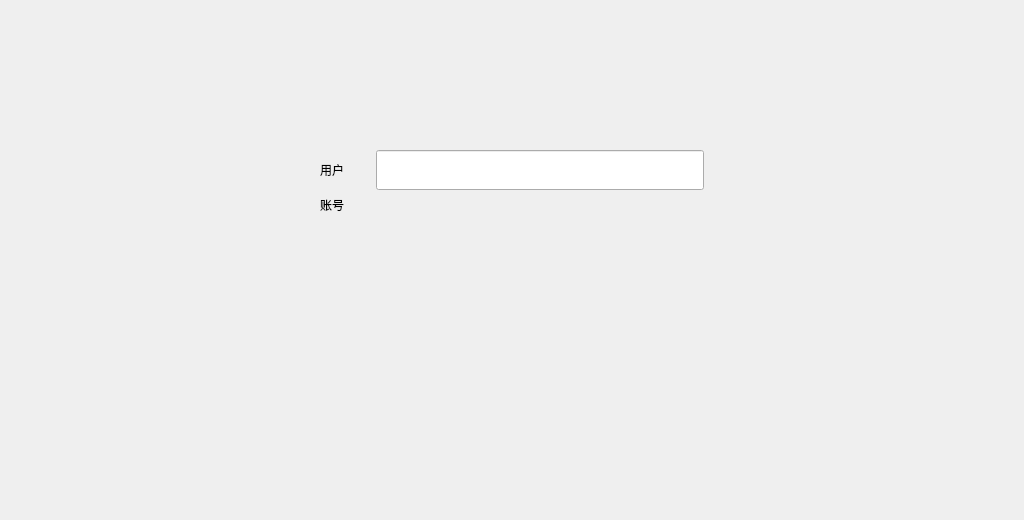
<?xml version="1.0" encoding="UTF-8"?>
<ui version="4.0">
 <class>FormLicense</class>
 <widget class="QWidget" name="FormLicense">
  <property name="geometry">
   <rect>
    <x>0</x>
    <y>0</y>
    <width>1024</width>
    <height>520</height>
   </rect>
  </property>
  <property name="windowTitle">
   <string>Form</string>
  </property>
  <property name="styleSheet">
   <string notr="true">QWidget #FormLicense{border-image: url(:/image/licenseBkg.png);}</string>
  </property>
  <layout class="QGridLayout" name="gridLayout">
   <property name="leftMargin">
    <number>320</number>
   </property>
   <property name="topMargin">
    <number>150</number>
   </property>
   <property name="rightMargin">
    <number>320</number>
   </property>
   <property name="bottomMargin">
    <number>80</number>
   </property>
   <item row="1" column="1">
    <widget class="QWidget" name="widget" native="true"/>
   </item>
   <item row="0" column="1">
    <widget class="QLineEdit" name="lineEdit">
     <property name="minimumSize">
      <size>
       <width>0</width>
       <height>40</height>
      </size>
     </property>
    </widget>
   </item>
   <item row="0" column="0">
    <widget class="QLabel" name="label">
     <property name="minimumSize">
      <size>
       <width>50</width>
       <height>0</height>
      </size>
     </property>
     <property name="text">
      <string>用户</string>
     </property>
    </widget>
   </item>
   <item row="1" column="0">
    <widget class="QLabel" name="label_2">
     <property name="minimumSize">
      <size>
       <width>50</width>
       <height>0</height>
      </size>
     </property>
     <property name="text">
      <string>账号</string>
     </property>
     <property name="alignment">
      <set>Qt::AlignLeading|Qt::AlignLeft|Qt::AlignTop</set>
     </property>
    </widget>
   </item>
  </layout>
 </widget>
 <resources/>
 <connections/>
</ui>
